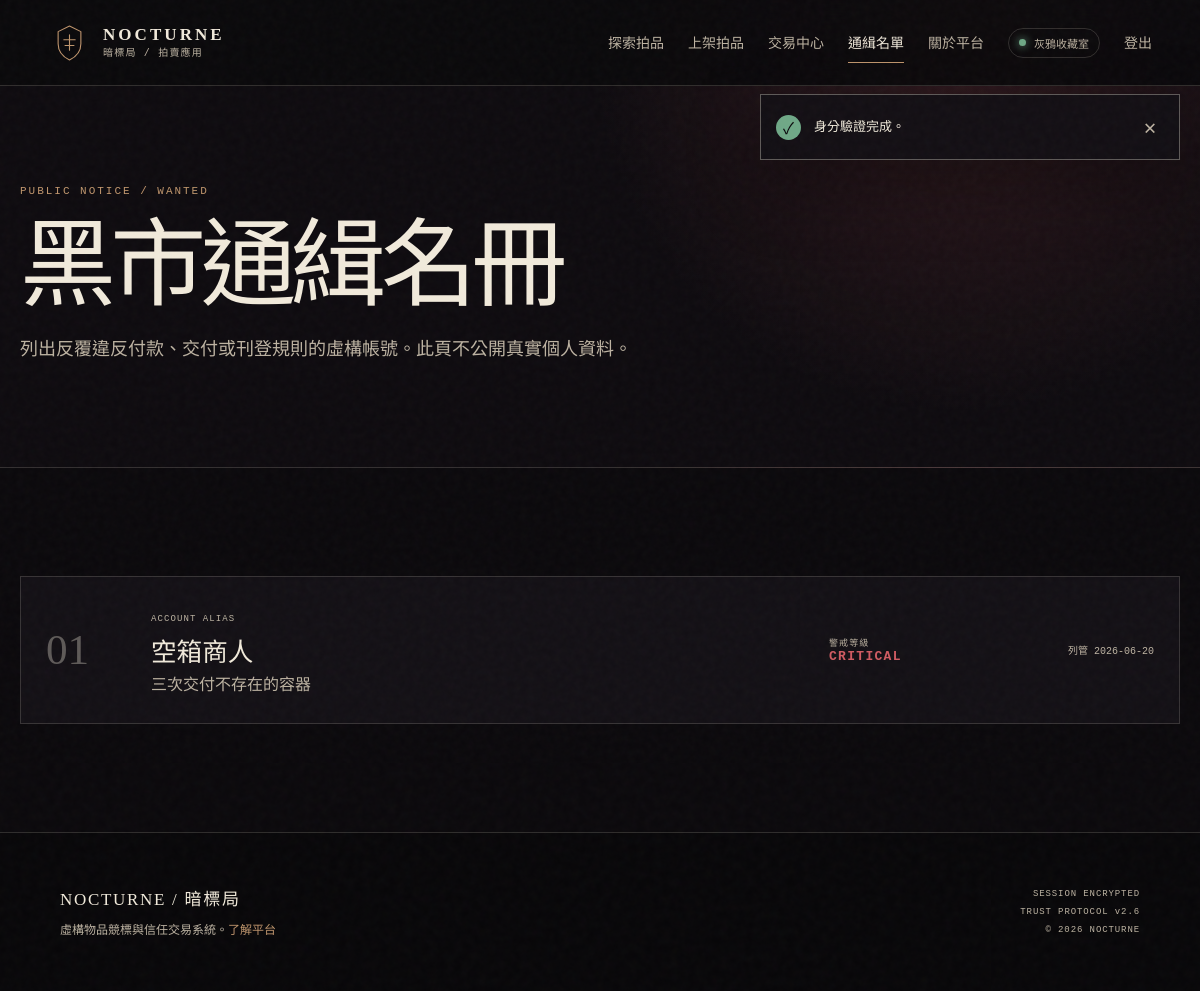
The page /index.php?page=wanted (signed in) on the database its author committed.
### tables this page shows
CREATE TABLE users (
    id BIGINT UNSIGNED AUTO_INCREMENT PRIMARY KEY,
    username VARCHAR(40) NOT NULL,
    email VARCHAR(190) NOT NULL,
    password_hash VARCHAR(255) NOT NULL,
    avatar_path VARCHAR(255) NULL,
    credit_score TINYINT UNSIGNED NOT NULL DEFAULT 80,
    status ENUM('pending', 'active', 'suspended', 'banned') NOT NULL DEFAULT 'active',
    email_verified_at DATETIME NULL,
    last_login_at DATETIME NULL,
    created_at DATETIME NOT NULL DEFAULT CURRENT_TIMESTAMP,
    updated_at DATETIME NOT NULL DEFAULT CURRENT_TIMESTAMP ON UPDATE CURRENT_TIMESTAMP,
    UNIQUE KEY uq_users_email (email),
    UNIQUE KEY uq_users_username (username),
    KEY idx_users_status_credit (status, credit_score),
    CONSTRAINT chk_users_credit CHECK (credit_score BETWEEN 0 AND 100)
);

CREATE TABLE wanted_list (
    id BIGINT UNSIGNED AUTO_INCREMENT PRIMARY KEY,
    user_id BIGINT UNSIGNED NOT NULL,
    created_by BIGINT UNSIGNED NOT NULL,
    reason VARCHAR(500) NOT NULL,
    evidence JSON NULL,
    level ENUM('low', 'medium', 'high', 'critical') NOT NULL DEFAULT 'medium',
    status ENUM('active', 'appealed', 'removed') NOT NULL DEFAULT 'active',
    expires_at DATETIME NULL,
    created_at DATETIME NOT NULL DEFAULT CURRENT_TIMESTAMP,
    updated_at DATETIME NOT NULL DEFAULT CURRENT_TIMESTAMP ON UPDATE CURRENT_TIMESTAMP,
    KEY idx_wanted_status_level (status, level, created_at),
    CONSTRAINT fk_wanted_user FOREIGN KEY (user_id) REFERENCES users(id),
    CONSTRAINT fk_wanted_creator FOREIGN KEY (created_by) REFERENCES users(id)
);

### app/Core/View.php (called while the page is built, shortened)
<?php
final class View
{
    public static function render(string $template, array $data = [], string $layout = 'layouts/main'): void
    {
        $root = dirname(__DIR__, 2) . '/views/';
        $templateFile = $root . $template . '.php';
        $layoutFile = $root . $layout . '.php';
        extract($data, EXTR_SKIP);
        require $templateFile;
        $content = (string) ob_get_clean();
        require $layoutFile;
    }
}

### app/Controllers/HomeController.php (called while the page is built, shortened)
<?php
final class HomeController
{
    public function wanted(): void
    {
        $wanted = [];
        $pdo = Database::connection();
        if ($pdo) {
            $wanted = $pdo->query(
                'SELECT u.username, w.reason, w.level, DATE(w.created_at) AS reported_at
                 FROM wanted_list w JOIN users u ON u.id = w.user_id
                 WHERE w.status = "active"
                 ORDER BY FIELD(w.level, "critical", "high", "medium", "low")'
            )->fetchAll();
        }
        View::render('front/wanted', [
            'pageTitle' => '黑市通緝名單',
            'wanted' => $wanted,
        ]);
    }
}

### public/index.php (called while the page is built, shortened)
<?php
$root = dirname(__DIR__);
require $root . '/app/bootstrap.php';
$page = (string) ($_GET['page'] ?? 'home');
$method = $_SERVER['REQUEST_METHOD'] ?? 'GET';
$routes = [
    'GET' => [
        'home' => [HomeController::class, 'index'],
        'about' => [HomeController::class, 'about'],
        'auction' => [AuctionController::class, 'show'],
        'wanted' => [HomeController::class, 'wanted'],
        'login' => [AuthController::class, 'loginForm'],
        'register' => [AuthController::class, 'registerForm'],
        'buyer' => [BuyerController::class, 'index'],
        'buyer-payment' => [BuyerController::class, 'payment'],
        'buyer-dispute' => [BuyerController::class, 'disputeForm'],
        'buyer-review' => [BuyerController::class, 'reviewForm'],
        'buyer-profile' => [BuyerController::class, 'profileForm'],
        'seller' => [SellerController::class, 'index'],
        'admin' => [AdminController::class, 'index'],
        'admin-disputes' => [AdminController::class, 'disputes'],
        'admin-logs' => [AdminController::class, 'logs'],
        'admin-export' => [AdminController::class, 'export'],
        'upload' => [UploadController::class, 'show'],
    ],
    'POST' => [
        'login' => [AuthController::class, 'login'],
        'register' => [AuthController::class, 'register'],
        'logout' => [AuthController::class, 'logout'],
        'bid' => [AuctionController::class, 'bid'],
        'watch' => [AuctionController::class, 'watch'],
        'buyer-pay' => [BuyerController::class, 'pay'],
        'buyer-dispute-submit' => [BuyerController::class, 'dispute'],
        'buyer-review-submit' => [BuyerController::class, 'review'],
        'buyer-profile-update' => [BuyerController::class, 'updateProfile'],
        'buyer-password-update' => [BuyerController::class, 'updatePassword'],
        'buyer-delete-account' => [BuyerController::class, 'deleteAccount'],
        'seller-create' => [SellerController::class, 'create'],
        'seller-delivery' => [SellerController::class, 'updateDelivery'],
        'seller-delete-auction' => [SellerController::class, 'deleteAuction'],
        'ai-description' => [SellerController::class, 'aiDescription'],
        'admin-review' => [AdminController::class, 'review'],
        'admin-dispute-resolve' => [AdminController::class, 'resolveDispute'],
        'admin-announce' => [AdminController::class, 'announce'],
        'admin-delete-auction' => [AdminController::class, 'deleteAuction'],
    ],
];
[$controller, $action] = $routes[$method][$page];
(new $controller())->{$action}();

### app/Core/helpers.php (called while the page is built, shortened)
<?php
function e(mixed $value): string
{
    return htmlspecialchars((string) $value, ENT_QUOTES | ENT_SUBSTITUTE, 'UTF-8');
}
function url(string $page = 'home', array $params = []): string
{
    return 'index.php?' . http_build_query(array_merge(['page' => $page], $params));
}
function asset(string $path): string
{
    return 'assets/' . ltrim($path, '/');
}
function current_user(): ?array
{
    return Auth::user();
}
function has_role(string $role): bool
{
    return Auth::hasRole($role);
}
function flash(string $key, ?string $message = null): ?string
{
    $value = $_SESSION['_flash'][$key] ?? null;
    return $value;
}

### app/bootstrap.php (called while the page is built, shortened)
<?php
$root = dirname(__DIR__);
spl_autoload_register(static function (string $class) use ($root): void {
    $prefix = 'App\\';
    $file = $root . '/app/' . str_replace('\\', '/', substr($class, strlen($prefix))) . '.php';
});
require_once $root . '/app/Core/helpers.php';

### app/Models/User.php (called while the page is built, shortened)
<?php
final class User
{
    public function findWithRoles(int $id): ?array
    {
        $pdo = Database::connection();
        $statement = $pdo->prepare(
            'SELECT u.*, GROUP_CONCAT(r.name ORDER BY r.name) AS role_names
             FROM users u
             LEFT JOIN user_roles ur ON ur.user_id = u.id
             LEFT JOIN roles r ON r.id = ur.role_id
             WHERE u.id = :id
             GROUP BY u.id'
        );
        $statement->execute(['id' => $id]);
        $user = $statement->fetch();
        $user['roles'] = array_values(array_filter(explode(',', (string) $user['role_names'])));
        return $user;
    }
}

### app/Core/Auth.php (called while the page is built, shortened)
<?php
final class Auth
{
    public static function user(): ?array
    {
        $user = (new User())->findWithRoles((int) $_SESSION['user_id']);
        unset($user['password_hash']);
        return $user;
    }
    public static function hasRole(string $role): bool
    {
        $user = self::user();
        return $user !== null && in_array($role, $user['roles'] ?? [], true);
    }
}

### views/front/wanted.php (the view)
<section class="page-hero page-hero-wanted">
    <span class="section-code">PUBLIC NOTICE / WANTED</span>
    <h1>黑市通緝名冊</h1>
    <p>列出反覆違反付款、交付或刊登規則的虛構帳號。此頁不公開真實個人資料。</p>
</section>
<section class="section wanted-list">
    <?php foreach ($wanted as $index => $item): ?>
        <article class="wanted-card">
            <span class="wanted-index"><?= str_pad((string) ($index + 1), 2, '0', STR_PAD_LEFT) ?></span>
            <div><small>ACCOUNT ALIAS</small><h2><?= e($item['username']) ?></h2><p><?= e($item['reason']) ?></p></div>
            <div class="wanted-level level-<?= e($item['level']) ?>"><span>警戒等級</span><strong><?= e(strtoupper($item['level'])) ?></strong></div>
            <time datetime="<?= e($item['reported_at']) ?>">列管 <?= e($item['reported_at']) ?></time>
        </article>
    <?php endforeach; ?>
</section>

### views/layouts/main.php (shortened to what this page needs)
<?php
$user = current_user();
$currentPage = (string) ($_GET['page'] ?? 'home');
$browseActive = in_array($currentPage, ['home', 'auction'], true);
$successMessage = flash('success');
$errorMessage = flash('error');
?>
<!doctype html>
<html lang="zh-Hant">
<head>
    <link rel="stylesheet" href="<?= e(asset('css/style.css')) ?>">
</head>
<body data-page="<?= e($currentPage) ?>">
    <header class="site-header">
        <a class="brand" href="<?= e(url('home')) ?>" aria-label="NOCTURNE 暗標局首頁">
            <span class="brand-mark" aria-hidden="true">
                <svg viewBox="0 0 48 48" role="img"><path d="M24 3 38 10v15c0 9-5.7 16-14 20C15.7 41 10 34 10 25V10L24 3Z"/><path d="M17 20h14M18.5 27h11M24 14v19"/></svg>
            </span>
            <span><strong>NOCTURNE</strong><small>暗標局 / 拍賣應用</small></span>
        </a>
        <nav id="primary-nav" class="primary-nav" aria-label="主要導覽">
            <a href="<?= e(url('home')) ?>" <?= $browseActive ? 'aria-current="page"' : '' ?>>探索拍品</a>
            <?php if ($user): ?>
                <a href="<?= e(url('seller')) ?>" <?= $currentPage === 'seller' ? 'aria-current="page"' : '' ?>>上架拍品</a>
                <a href="<?= e(url('buyer')) ?>" <?= $currentPage === 'buyer' ? 'aria-current="page"' : '' ?>>交易中心</a>
            <?php endif; ?>
            <a href="<?= e(url('wanted')) ?>" <?= $currentPage === 'wanted' ? 'aria-current="page"' : '' ?>>通緝名單</a>
            <a href="<?= e(url('about')) ?>" <?= $currentPage === 'about' ? 'aria-current="page"' : '' ?>>關於平台</a>
            <?php if ($user): ?>
                <?php if (has_role('admin')): ?>
                    <a class="nav-admin" href="<?= e(url('admin')) ?>" <?= str_starts_with($currentPage, 'admin') ? 'aria-current="page"' : '' ?>>監控室</a>
                <?php endif; ?>
                <span class="user-chip"><span aria-hidden="true"></span><?= e($user['username']) ?></span>
                <form method="post" action="<?= e(url('logout')) ?>">
                    <button class="nav-signout" type="submit">登出</button>
                </form>
            <?php else: ?>
                <a href="<?= e(url('login')) ?>">登入</a>
                <a class="button button-small" href="<?= e(url('register')) ?>">取得席位</a>
            <?php endif; ?>
        </nav>
    </header>
    <?php if ($successMessage || $errorMessage): ?>
        <div class="toast-wrap" aria-live="polite">
            <div class="toast <?= $errorMessage ? 'toast-error' : 'toast-success' ?>">
                <span aria-hidden="true"><?= $errorMessage ? '!' : '✓' ?></span>
                <p><?= e($errorMessage ?: $successMessage) ?></p>
                <button type="button" aria-label="關閉通知" data-dismiss-toast>×</button>
            </div>
        </div>
    <?php endif; ?>
    <main id="main-content">
        <?= $content ?>
    </main>
    <footer class="site-footer">
        <div>
            <a class="footer-brand" href="<?= e(url('home')) ?>">NOCTURNE / 暗標局</a>
            <p>虛構物品競標與信任交易系統。<a href="<?= e(url('about')) ?>">了解平台</a></p>
        </div>
        <div class="footer-meta">
            <span>SESSION ENCRYPTED</span>
            <span>TRUST PROTOCOL v2.6</span>
            <span>© <?= date('Y') ?> NOCTURNE</span>
        </div>
    </footer>
</body>
</html>

### rows shown on the page
users: username "灰鴉收藏室"
wanted_list: index "01", user.username "空箱商人", reason "三次交付不存在的容器", level "CRITICAL", reported_at "2026-06-20"

### other values the page prints
$errorMessage ?: $successMessage "身分驗證完成。"
